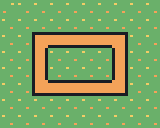
#> input picture examples/base-tiles/map.png, 160 x 128 px, given in place of pixelforge-001.png, which was not available
$ python media.py
#> lines starting #> are read from the running program, lines starting #| are printed output that depends on the picture
#!/usr/bin/env python3
"""Presentation only: native PNGs are composited without repainting asset pixels.

MP4s are captioned CLI-result walkthroughs, not recordings of a GUI or invented
live terminal session. All command transcripts and native diffs accompany them.
"""
import collections,json,pathlib,subprocess,sys,time,shutil,os
ROOT=pathlib.Path(os.environ.get('PIXELFORGE_DEMO_OUT',str(pathlib.Path(__file__).resolve().parent)))
from PIL import Image,ImageDraw,ImageFont
import imageio_ffmpeg
BG='#12242d';PANEL='#1d3540';TEXT='#f1e5c6';MUTED='#98b6b5';ORANGE='#efa45c'
FONT='/System/Library/Fonts/Supplemental/Arial.ttf'
MONO='/System/Library/Fonts/Menlo.ttc'
def font(n,mono=False):
 try:return ImageFont.truetype(MONO if mono else FONT,n)
 except OSError:return ImageFont.load_default(size=n)
def canvas(w,h):return Image.new('RGB',(w,h),BG)
def label(im,xy,text,n=24,color=TEXT,mono=False):ImageDraw.Draw(im).text(xy,text,font=font(n,mono),fill=color)
def image(path):return Image.open(ROOT/path).convert('RGBA')
def paste(im,sprite,xy,size):
 s=sprite.resize(size,Image.Resampling.NEAREST);im.paste(s,xy,s)
def panel(im,box):ImageDraw.Draw(im).rounded_rectangle(box,radius=18,fill=PANEL)
def frame(row,col=0,variant='a'):
 return image(f'{variant}/frames/pixelforge-{row*5+col:03}.png')
def save(im,path):
 p=ROOT/path;p.parent.mkdir(parents=True,exist_ok=True);im.save(p)
def gif():
 seq=[]
 for phase in range(1,5):
  im=canvas(1024,352)
  label(im,(24,12),'PORT KEEPER / FOUR KEYED WALK CYCLES',24)
  for row,name in enumerate(['SOUTH','WEST','EAST','NORTH']):
   paste(im,frame(row,phase),(row*256,48),(256,256));label(im,(row*256+90,312),name,18,MUTED)
  seq.append(im)
 seq[0].save(ROOT/'a/walk-four-directions.gif',save_all=True,append_images=seq[1:],duration=[140,110,140,110],loop=0,disposal=2)
# [105 lines left out: functions stills, chapter, video1, video2, videos, not called in this run]
def main():
 if len(sys.argv)>1 and sys.argv[1]=='videos':videos()
 else:gif();stills()
#> in gif, `im=canvas(1024,352)`:
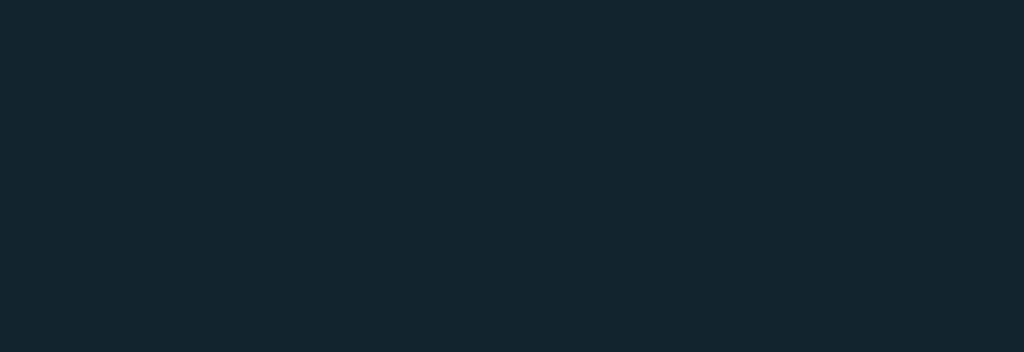
#> im: PIL image 1024x352 RGB; mean R, G, B 18, 36, 45
#> in image, returned value is the input picture: PIL image 160x128 RGBA; mean R, G, B, A 122.8, 163.6, 98.3, 255
#> in paste, `s = sprite.resize(size, Image.Resampling.NEAREST)`:
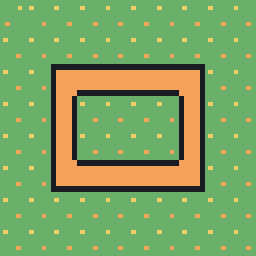
#> s: PIL image 256x256 RGBA; mean R, G, B, A 122.7, 163.5, 98.2, 255
#> in paste, `im.paste(s, xy, s)`:
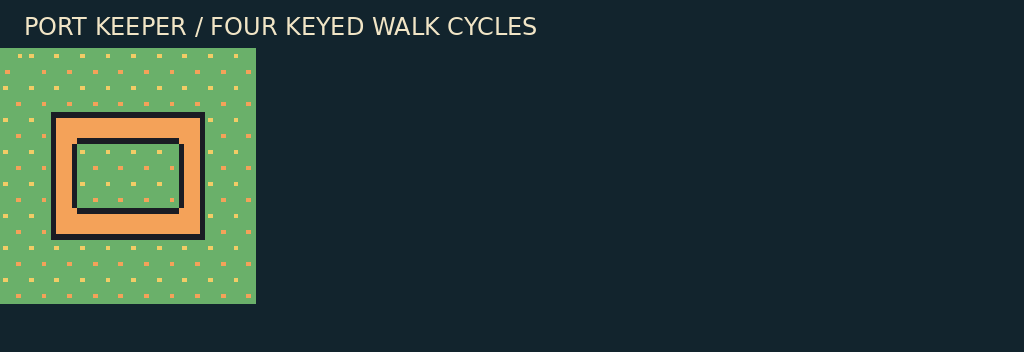
#> im: PIL image 1024x352 RGB; mean R, G, B 38.7, 60.6, 55.8
#> (the run stopped early here; a loop or call above may not have finished)
